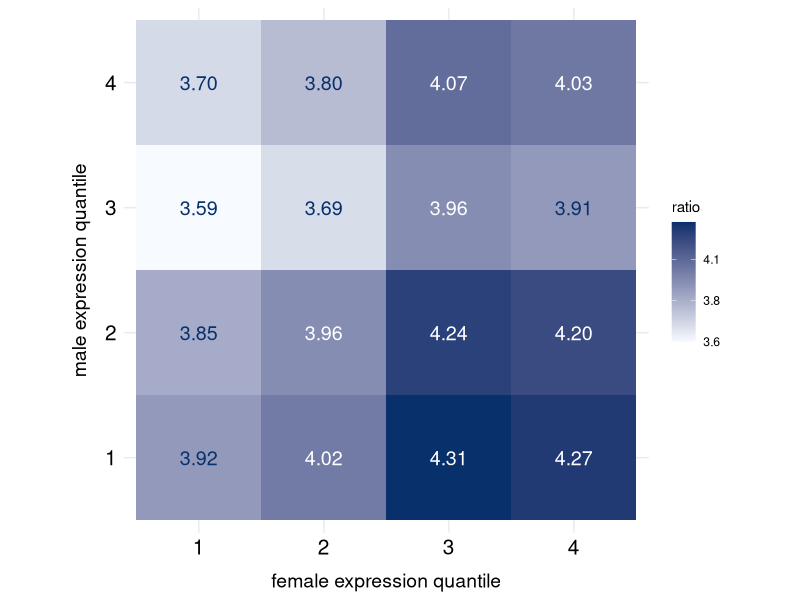

The R source for this figure:
library(ggplot2)

quantplot <- read.delim("fetalGermExpressQuantiles_and_mutationRates.txt", h=T)


patQuant <- aggregate(quantplot$patMutRate,
                      by=list(pat_quant = quantplot$pat_quant),
                      mean)
matQuant <- aggregate(quantplot$matMutRate,
                      by=list(mat_quant = quantplot$mat_quant),
                      mean)

ratioMatrix <- outer(patQuant$x, matQuant$x, "/")
rownames(ratioMatrix) <- patQuant$pat_quant
colnames(ratioMatrix) <- matQuant$mat_quant


rng <- range(ratioMatrix)

df <- as.data.frame(as.table(ratioMatrix))
colnames(df) <- c("pat_quant", "mat_quant", "ratio")
df$pat_quant <- factor(df$pat_quant, levels = patQuant$pat_quant)
df$mat_quant <- factor(df$mat_quant, levels = matQuant$mat_quant)

midpoint <- mean(range(df$ratio))
df$text_color <- ifelse(df$ratio > midpoint, "white", "#08306B")

## png("Figure3_heatmap.png", width = 8, height = 8, units = "in", res = 300)
pdf("Figure3.pdf", width = 8, height = 8)

ggplot(df, aes(mat_quant, pat_quant, fill = ratio)) +
  geom_tile(color = NA) +
  geom_text(aes(label = sprintf("%.2f", ratio), color = text_color), size = 5) +
  scale_color_identity() +                        
  scale_fill_gradient(
  high   = "#08306B",
  low    = "#F7FBFF",
  limits = range(df$ratio),
  breaks = seq(rng[1], rng[2], by = 0.25),
  labels = function(x) sprintf("%.1f", x)) +
  coord_fixed() +
  theme_minimal() +
  theme(
    axis.text.x  = element_text(size = 15, color = "black"),
    axis.text.y  = element_text(size = 15, color = "black"),
    axis.title.x = element_text(size = 14, margin = margin(t = 10)),
    axis.title.y = element_text(size = 14, margin = margin(r = 10))) +
  labs(x = "female expression quantile", y = "male expression quantile")

dev.off()
